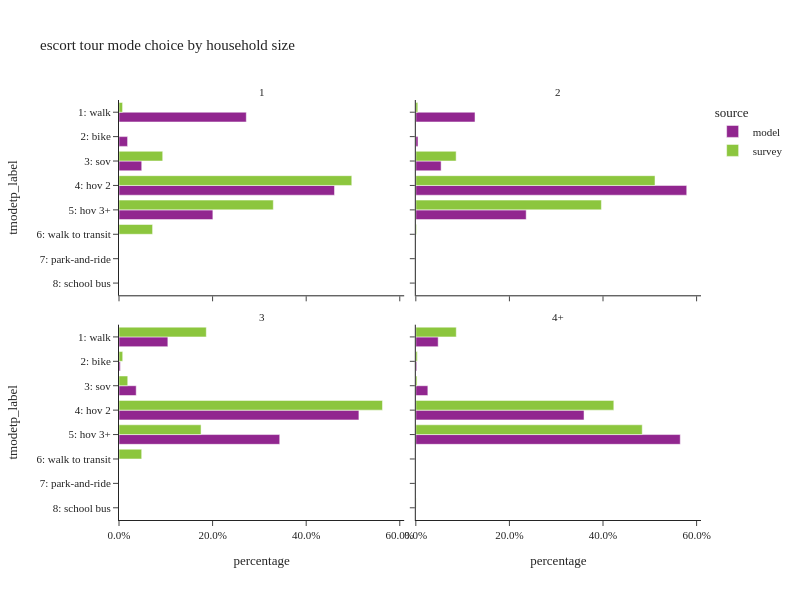

Write notebook code for a chart like this one.
### Code cell
plot_mode_choice(es_tour,"hhsize_4+",
                 {"hhsize_4+":["1","2","3","4+"],
                  "tmodetp_label": list(util.tmodetp_cat.values())},
                 "household size",2,600)

### Figure 1 — Plotly figure (JSON) as saved in the notebook; plotly's stock layout.template omitted (floating-point values rounded to 4 significant figures)
{"data": [{"alignmentgroup": "True", "customdata": [[9557], [644], [1706], [16179], [7046]], "hovertemplate": "source=model<br>hhsize_4+=1<br>percentage=%{x}<br>tmodetp_label=%{y}<br>sample count=%{customdata[0]}<extra></extra>", "legendgroup": "model", "marker": {"color": "#91268F", "pattern": {"shape": ""}}, "name": "model", "offsetgroup": "model", "orientation": "h", "showlegend": true, "textposition": "auto", "type": "bar", "x": [0.272, 0.01833, 0.04856, 0.4605, 0.2006], "xaxis": "x3", "y": ["1: walk", "2: bike", "3: sov", "4: hov 2", "5: hov 3+"], "yaxis": "y3"}, {"alignmentgroup": "True", "customdata": [[4], [6], [19], [1], [3]], "hovertemplate": "source=survey<br>hhsize_4+=1<br>percentage=%{x}<br>tmodetp_label=%{y}<br>sample count=%{customdata[0]}<extra></extra>", "legendgroup": "survey", "marker": {"color": "#8CC63E", "pattern": {"shape": ""}}, "name": "survey", "offsetgroup": "survey", "orientation": "h", "showlegend": true, "textposition": "auto", "type": "bar", "x": [0.007656, 0.09339, 0.4974, 0.3297, 0.07177], "xaxis": "x3", "y": ["1: walk", "3: sov", "4: hov 2", "5: hov 3+", "6: walk to transit"], "yaxis": "y3"}, {"alignmentgroup": "True", "customdata": [[14237], [526], [6085], [65163], [26547]], "hovertemplate": "source=model<br>hhsize_4+=2<br>percentage=%{x}<br>tmodetp_label=%{y}<br>sample count=%{customdata[0]}<extra></extra>", "legendgroup": "model", "marker": {"color": "#91268F", "pattern": {"shape": ""}}, "name": "model", "offsetgroup": "model", "orientation": "h", "showlegend": false, "textposition": "auto", "type": "bar", "x": [0.1265, 0.004673, 0.05406, 0.5789, 0.2359], "xaxis": "x4", "y": ["1: walk", "2: bike", "3: sov", "4: hov 2", "5: hov 3+"], "yaxis": "y4"}, {"alignmentgroup": "True", "customdata": [[7], [16], [82], [29], [3], [1]], "hovertemplate": "source=survey<br>hhsize_4+=2<br>percentage=%{x}<br>tmodetp_label=%{y}<br>sample count=%{customdata[0]}<extra></extra>", "legendgroup": "survey", "marker": {"color": "#8CC63E", "pattern": {"shape": ""}}, "name": "survey", "offsetgroup": "survey", "orientation": "h", "showlegend": false, "textposition": "auto", "type": "bar", "x": [0.0042, 0.08615, 0.5111, 0.3965, 0.001589, 0.0004014], "xaxis": "x4", "y": ["1: walk", "3: sov", "4: hov 2", "5: hov 3+", "6: walk to transit", "8: school bus"], "yaxis": "y4"}, {"alignmentgroup": "True", "customdata": [[12395], [330], [4365], [60875], [40782]], "hovertemplate": "source=model<br>hhsize_4+=3<br>percentage=%{x}<br>tmodetp_label=%{y}<br>sample count=%{customdata[0]}<extra></extra>", "legendgroup": "model", "marker": {"color": "#91268F", "pattern": {"shape": ""}}, "name": "model", "offsetgroup": "model", "orientation": "h", "showlegend": false, "textposition": "auto", "type": "bar", "x": [0.1044, 0.002779, 0.03676, 0.5126, 0.3434], "xaxis": "x", "y": ["1: walk", "2: bike", "3: sov", "4: hov 2", "5: hov 3+"], "yaxis": "y"}, {"alignmentgroup": "True", "customdata": [[22], [8], [4], [77], [35], [3]], "hovertemplate": "source=survey<br>hhsize_4+=3<br>percentage=%{x}<br>tmodetp_label=%{y}<br>sample count=%{customdata[0]}<extra></extra>", "legendgroup": "survey", "marker": {"color": "#8CC63E", "pattern": {"shape": ""}}, "name": "survey", "offsetgroup": "survey", "orientation": "h", "showlegend": false, "textposition": "auto", "type": "bar", "x": [0.1865, 0.007923, 0.01867, 0.563, 0.1753, 0.04849], "xaxis": "x", "y": ["1: walk", "2: bike", "3: sov", "4: hov 2", "5: hov 3+", "6: walk to transit"], "yaxis": "y"}, {"alignmentgroup": "True", "customdata": [[17193], [720], [9257], [129397], [203418]], "hovertemplate": "source=model<br>hhsize_4+=4+<br>percentage=%{x}<br>tmodetp_label=%{y}<br>sample count=%{customdata[0]}<extra></extra>", "legendgroup": "model", "marker": {"color": "#91268F", "pattern": {"shape": ""}}, "name": "model", "offsetgroup": "model", "orientation": "h", "showlegend": false, "textposition": "auto", "type": "bar", "x": [0.04776, 0.002, 0.02571, 0.3595, 0.5651], "xaxis": "x2", "y": ["1: walk", "2: bike", "3: sov", "4: hov 2", "5: hov 3+"], "yaxis": "y2"}, {"alignmentgroup": "True", "customdata": [[47], [3], [3], [111], [164], [1], [2]], "hovertemplate": "source=survey<br>hhsize_4+=4+<br>percentage=%{x}<br>tmodetp_label=%{y}<br>sample count=%{customdata[0]}<extra></extra>", "legendgroup": "survey", "marker": {"color": "#8CC63E", "pattern": {"shape": ""}}, "name": "survey", "offsetgroup": "survey", "orientation": "h", "showlegend": false, "textposition": "auto", "type": "bar", "x": [0.08648, 0.003151, 0.002633, 0.4231, 0.4838, 0.0002368, 0.0005709], "xaxis": "x2", "y": ["1: walk", "2: bike", "3: sov", "4: hov 2", "5: hov 3+", "6: walk to transit", "8: school bus"], "yaxis": "y2"}], "layout": {"annotations": [{"font": {}, "showarrow": false, "text": "3", "x": 0.245, "xanchor": "center", "xref": "paper", "y": 0.465, "yanchor": "bottom", "yref": "paper"}, {"font": {}, "showarrow": false, "text": "4+", "x": 0.755, "xanchor": "center", "xref": "paper", "y": 0.465, "yanchor": "bottom", "yref": "paper"}, {"font": {}, "showarrow": false, "text": "1", "x": 0.245, "xanchor": "center", "xref": "paper", "y": 1.0, "yanchor": "bottom", "yref": "paper"}, {"font": {}, "showarrow": false, "text": "2", "x": 0.755, "xanchor": "center", "xref": "paper", "y": 1.0, "yanchor": "bottom", "yref": "paper"}], "barmode": "group", "height": 600, "legend": {"title": {"text": "source"}, "tracegroupgap": 0}, "title": {"text": "escort tour mode choice by household size"}, "width": 800, "xaxis": {"anchor": "y", "domain": [0, 0.49], "tickformat": ".1%", "title": {"text": "percentage"}}, "xaxis2": {"anchor": "y2", "domain": [0.51, 1], "matches": "x", "tickformat": ".1%", "title": {"text": "percentage"}}, "xaxis3": {"anchor": "y3", "domain": [0, 0.49], "matches": "x", "showticklabels": false, "tickformat": ".1%"}, "xaxis4": {"anchor": "y4", "domain": [0.51, 1], "matches": "x", "showticklabels": false, "tickformat": ".1%"}, "yaxis": {"anchor": "x", "categoryarray": ["9: tnc", "8: school bus", "7: park-and-ride", "6: walk to transit", "5: hov 3+", "4: hov 2", "3: sov", "2: bike", "1: walk"], "categoryorder": "array", "domain": [0, 0.465], "title": {"text": "tmodetp_label"}}, "yaxis2": {"anchor": "x2", "domain": [0, 0.465], "matches": "y", "showticklabels": false}, "yaxis3": {"anchor": "x3", "categoryarray": ["9: tnc", "8: school bus", "7: park-and-ride", "6: walk to transit", "5: hov 3+", "4: hov 2", "3: sov", "2: bike", "1: walk"], "categoryorder": "array", "domain": [0.535, 1.0], "matches": "y", "title": {"text": "tmodetp_label"}}, "yaxis4": {"anchor": "x4", "domain": [0.535, 1.0], "matches": "y", "showticklabels": false}}}
